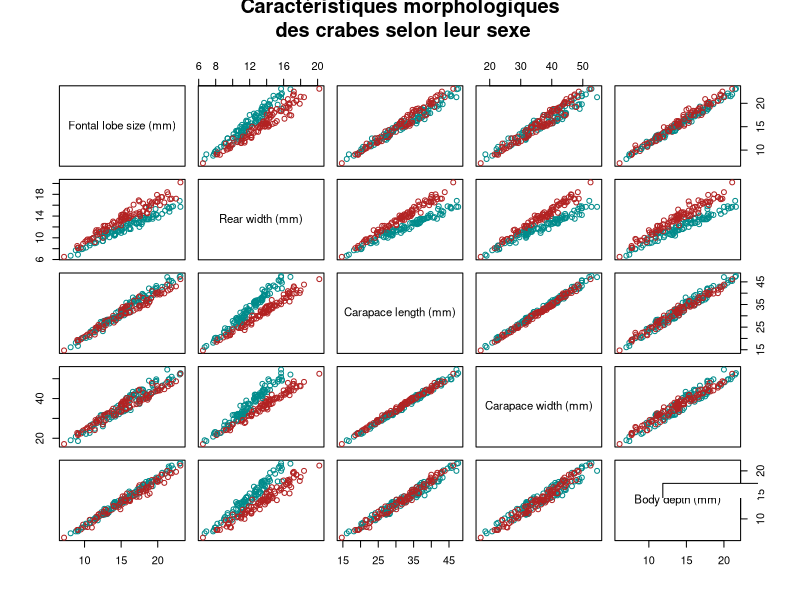
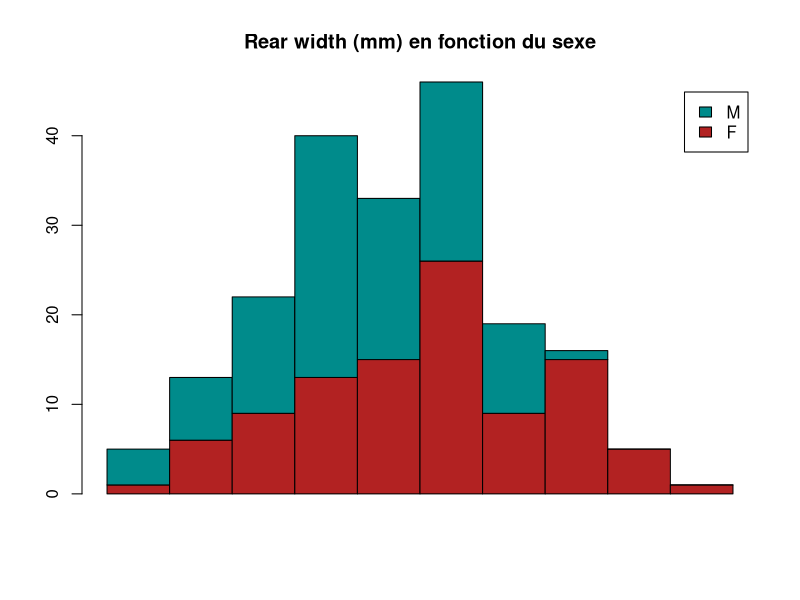
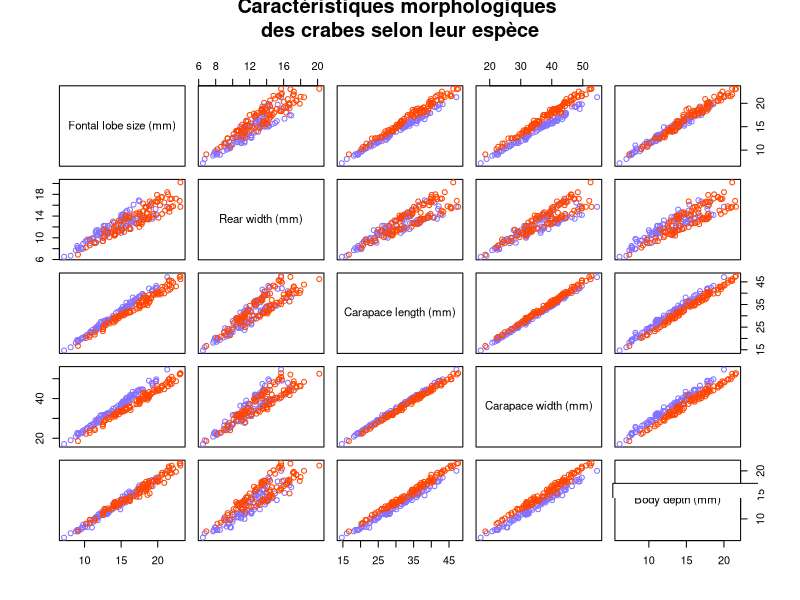
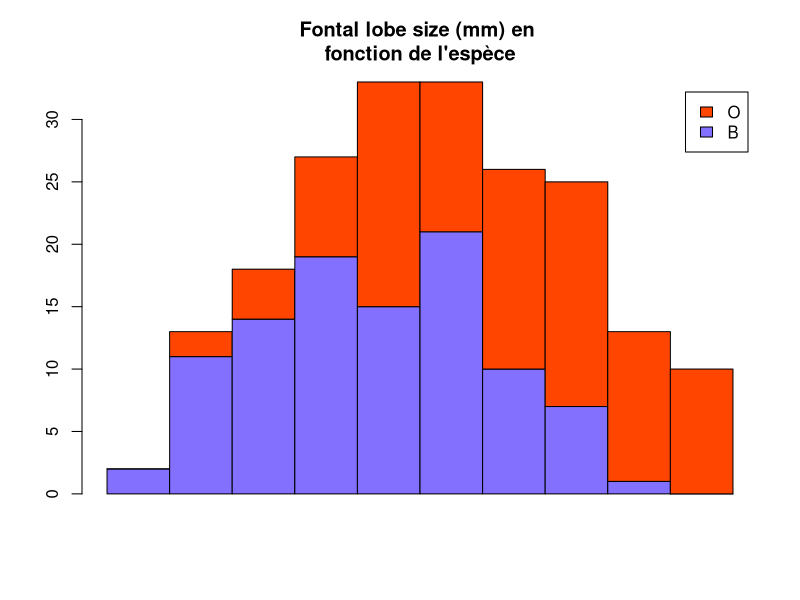
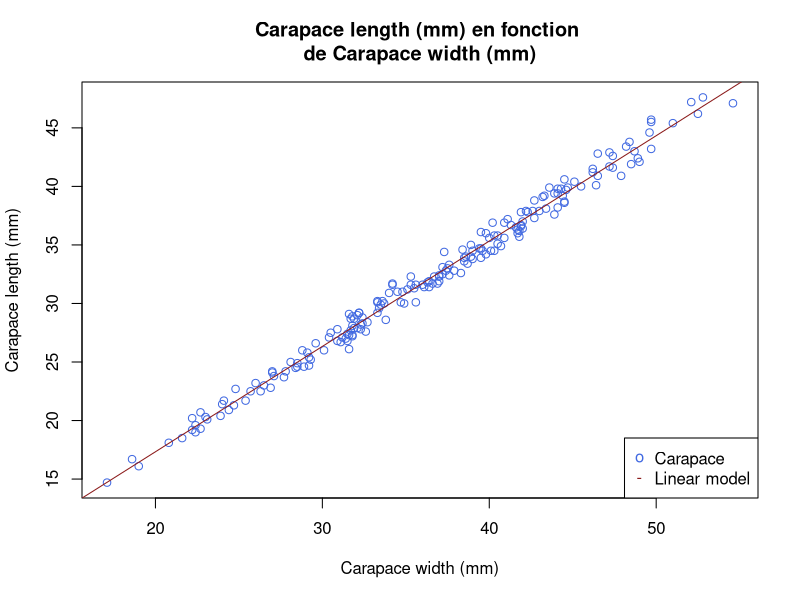

Recreate these plots in R, in order.
library(sm) # Chargement de sm

library(MASS)
data(crabs)
crabsquant <- crabs[,4:8]


############################### Question 1 ############################### 

table(crabs$sex) # Autant de femelles que de mâles
table(crabs$sp) # Autant d'espèces O que d'espèces B

labelsNames <- c("Fontal lobe size (mm)", "Rear width (mm)", "Carapace length (mm)",
                "Carapace width (mm)", "Body depth (mm)")

png("./images/1_dot_2/crabes_selon_sexe.png")
plot(crabsquant, main="Caractéristiques morphologiques\n des crabes selon leur sexe", 
	pch=21, 
	col=c("firebrick", "darkcyan")[crabs[,2]],
	labels=labelsNames	
	)
legend("bottomright", 200,legend=c("Femelle", "Mâle"), 
	col = c("firebrick", "darkcyan"), pch = 21, inset=0)
# Il semblerait que le sexe impacte notablement le paramètre "Rear width" 
dev.off()

pause()

inter <- seq(min(crabs$RW), max(crabs$RW), by=(max(crabs$RW)-min(crabs$RW))/10)
# Création d'un vecteur commencant par le plus petit RW et se terminant par le plus grand RW
# Le pas est de (1/10 * max-min) -> le vecteur contient donc 11 valeurs
hF <- hist(plot=F, crabs$RW[crabs$sex=='F'], breaks=inter)
# Une list de 'breaks' (les valeurs limites de chaque 'bin') et du nombre de valeurs dans chaque bin 
# est retournée.
hM <- hist(plot=F, crabs$RW[crabs$sex=='M'], breaks=inter)
# Une list de 'breaks' (les valeurs limites de chaque 'bin') et du nombre de valeurs dans chaque bin 
# est retournée.

png("./images/1_dot_2/rear_width_fonction_sexe.png")
barplot(rbind(hF$counts,hM$counts),space=0,
legend=levels(crabs$sex), main="Rear width (mm) en fonction du sexe", 
	col=c('firebrick', 'darkcyan'))
dev.off()

pause()

png("./images/1_dot_2/crabes_selon_espece.png")
plot(crabsquant, main="Caractéristiques morphologiques \ndes crabes selon leur espèce", 
	pch=21, 
	col=c("lightslateblue", "orangered")[crabs[,1]],
	labels=labelsNames)
legend("bottomright", 200,legend=c("Espèce bleue", "Espèce orange"), 
	col = c("lightslateblue", "orangered"), pch = 21, inset=0)
# Il semblerait que les paramètres "Carapace width" et "Fontal lobe size" soient
# impactés par l'espèce de crabe
dev.off()

pause()

inter <- seq(min(crabs$FL), max(crabs$FL), by=(max(crabs$FL)-min(crabs$FL))/10)
# Création d'un vecteur commencant par le plus petit FL et se terminant par le plus grand FL
# Le pas est de (1/10 * max-min) -> le vecteur contient donc 11 valeurs
hB <- hist(plot=F, crabs$FL[crabs$sp=='B'], breaks=inter)
# Une list de 'breaks' (les valeurs limites de chaque 'bin') et du nombre de valeurs dans chaque bin 
# est retournée.
hO <- hist(plot=F, crabs$FL[crabs$sp=='O'], breaks=inter)
# Une list de 'breaks' (les valeurs limites de chaque 'bin') et du nombre de valeurs dans chaque bin 
# est retournée.

png("./images/1_dot_2/fontal_lobe_size_fonction_sexe.png")
barplot(rbind(hB$counts,hO$counts),space=0,
legend=levels(crabs$sp), main="Fontal lobe size (mm) en \nfonction de l'espèce", 
	col=c('lightslateblue', 'orangered'))
dev.off()

pause()


############################### Question 2 ############################### 

# Graphiquement, on remarque assez facilement l'existence de corrélations, de relations linéaires
# entre toutes les variables quantitatives prises 2 à 2.

print(cov(crabsquant))
# Le calcul de la matrice de variance-covariance empirique semble confirmer l'existence de corrélations entre 
# entre les différentes variables.
pause()

# Afin d'illustrer mes dires, je vais réaliser un test de corélation entre les variables 
# Carapace length (mm) et Carapace width (mm). L'hypothèse nulle de ce test est l'absence de 
# corrélation entre ces deux variables.
print(cor.test(crabsquant$CL , crabsquant$CW))
# Le degré de signification (p-value) est striment inférieur à 2.2e-16. Cela signifie que pour
# un niveau de signification (alpha) de 1%, on s'autoriserait à rejeter l'hypothèse nulle.
# Il y a donc corrélation entre les deux variables.
# Cette corrélation semble linéaire.

pause()

# Afin de prouve cela, nous allons tenter une régression linéaire entre ces deux variables
lM <- lm(crabsquant$CL ~ crabsquant$CW)
print(lM) # On peut consulter le modèle (l'ordonnée à l'origine et le coefficient directeur)

pause()

png("./images/1_dot_2/carapace_length_fonction_carapace_width.png")
plot(crabsquant$CW, crabsquant$CL, col="royalblue", 
	main="Carapace length (mm) en fonction \nde Carapace width (mm)", 
	xlab="Carapace width (mm)", ylab="Carapace length (mm)")
abline(lM, col="firebrick4")
legend("bottomright", 200, legend=c("Carapace", "Linear model"), 
	col=c("royalblue", "firebrick4"), pch=c('o','-'))
dev.off()
